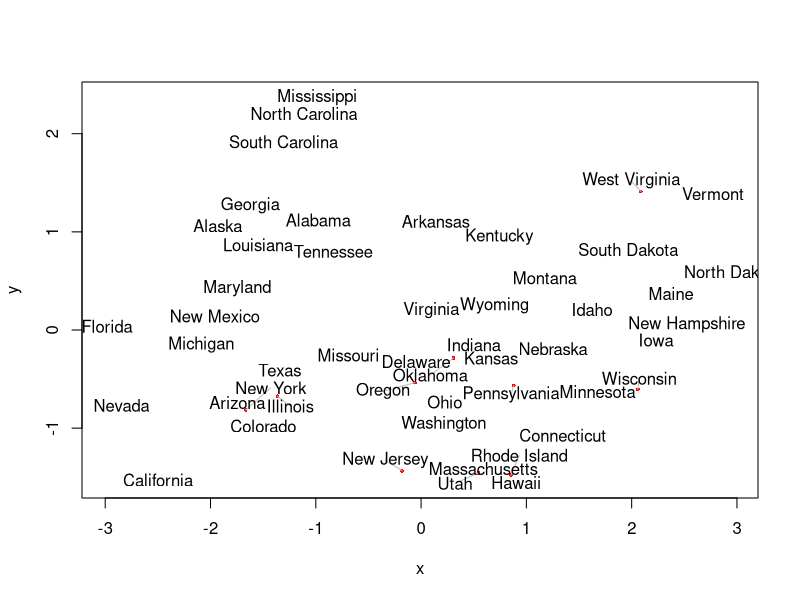
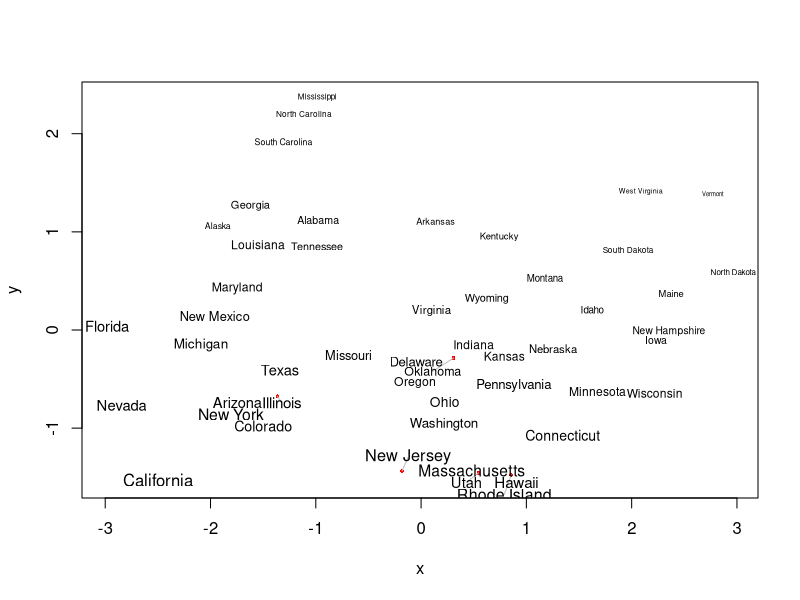
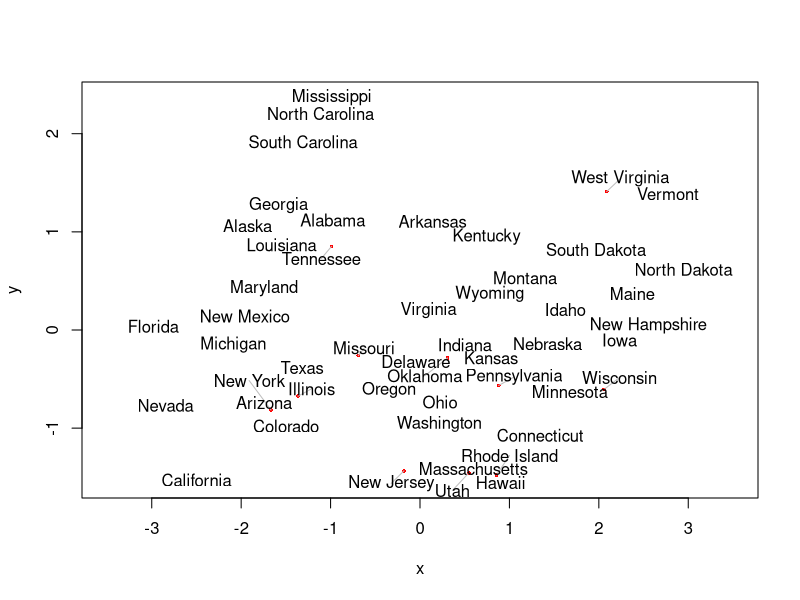
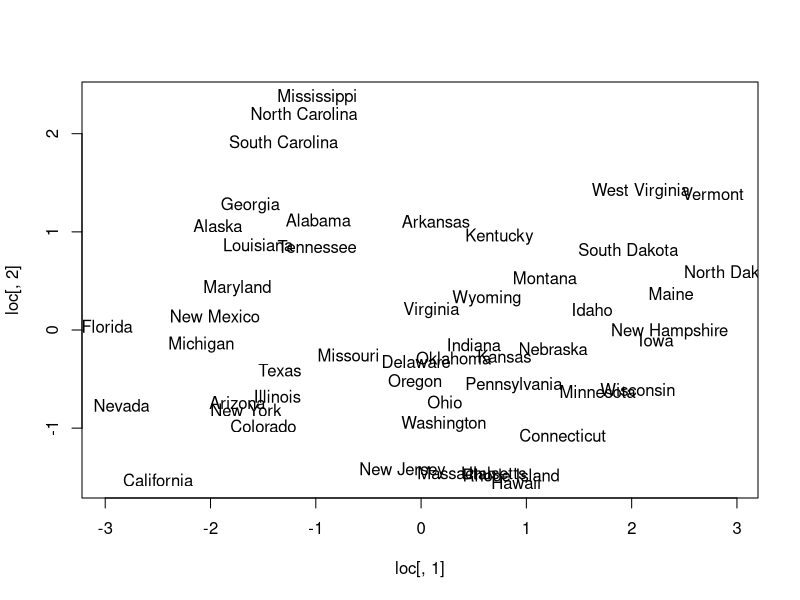

Write R code to recreate these figures, in order.
library(wordcloud)


### Name: textplot
### Title: Text Plot
### Aliases: textplot

### ** Examples


#calculate standardized MDS coordinates
dat <- sweep(USArrests,2,colMeans(USArrests))
dat <- sweep(dat,2,sqrt(diag(var(dat))),"/")
loc <- cmdscale(dist(dat))

#plot with no overlap
textplot(loc[,1],loc[,2],rownames(loc))

#scale by urban population size
textplot(loc[,1],loc[,2],rownames(loc),cex=USArrests$UrbanPop/max(USArrests$UrbanPop))

#x limits sets x bounds of plot, and forces all words to be in bounds
textplot(loc[,1],loc[,2],rownames(loc),xlim=c(-3.5,3.5)) 

#compare to text (many states unreadable)
plot(loc[,1],loc[,2],type="n")
text(loc[,1],loc[,2],rownames(loc))
